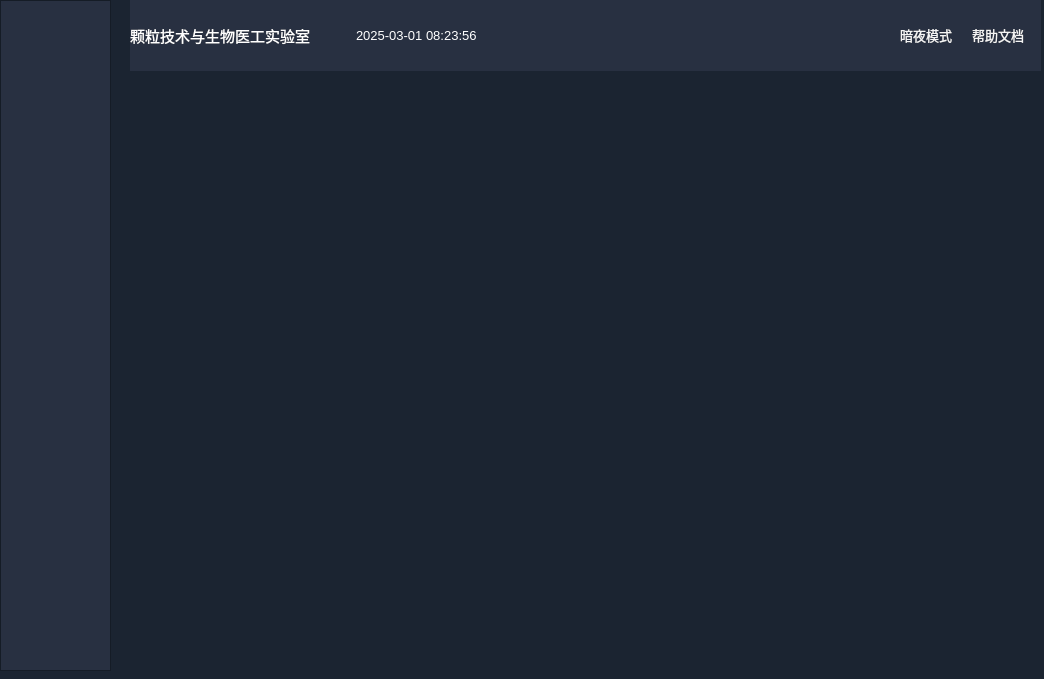
<?xml version="1.0" encoding="UTF-8"?>
<ui version="4.0">
 <class>mainWindow</class>
 <widget class="QWidget" name="mainWindow">
  <property name="enabled">
   <bool>true</bool>
  </property>
  <property name="geometry">
   <rect>
    <x>0</x>
    <y>0</y>
    <width>1044</width>
    <height>679</height>
   </rect>
  </property>
  <property name="font">
   <font>
    <pointsize>8</pointsize>
   </font>
  </property>
  <property name="windowTitle">
   <string>颗粒计数与生物医工实验室上位机</string>
  </property>
  <property name="styleSheet">
   <string notr="true">*{
color:white;
}
QWidget{
background:rgb(27,36,49)
}
QVBoxLayout{
border:none;
}
QGraphicsView{
border:1px solid white;
}
QPushButton:hover{
 background:rgb(27,36,49);
color:rgb(173, 173, 173);
}
QPushButton:pressed {
               background:rgb(0, 0, 0);
color:rgb(255, 255, 255);
            }
</string>
  </property>
  <widget class="QWidget" name="verticalLayoutWidget">
   <property name="geometry">
    <rect>
     <x>0</x>
     <y>0</y>
     <width>111</width>
     <height>671</height>
    </rect>
   </property>
   <layout class="QVBoxLayout" name="left_layout">
    <item>
     <widget class="QScrollArea" name="left_layout_scroll">
      <property name="styleSheet">
       <string notr="true">
QPushButton{
	color:rgb(245, 245, 245);
	padding:11px;
	background:rgb(40, 48,65);
border：none;
font-size:13px;
}</string>
      </property>
      <property name="horizontalScrollBarPolicy">
       <enum>Qt::ScrollBarAlwaysOff</enum>
      </property>
      <property name="widgetResizable">
       <bool>true</bool>
      </property>
      <widget class="QWidget" name="left_layout_scroll_widget">
       <property name="geometry">
        <rect>
         <x>0</x>
         <y>0</y>
         <width>107</width>
         <height>667</height>
        </rect>
       </property>
       <property name="styleSheet">
        <string notr="true">*{
background:rgb(40, 48,65);
border:none;
}
QPushButton:hover{
 background:rgb(27,36,49);
color:rgb(173, 173, 173);
}
QPushButton:pressed {
               background:rgb(0, 0, 0);
color:rgb(255, 255, 255);
            }

</string>
       </property>
       <widget class="QWidget" name="verticalLayoutWidget_5">
        <property name="geometry">
         <rect>
          <x>0</x>
          <y>0</y>
          <width>111</width>
          <height>671</height>
         </rect>
        </property>
        <layout class="QVBoxLayout" name="left_layout_scroll_widget_layout">
         <property name="spacing">
          <number>6</number>
         </property>
         <property name="sizeConstraint">
          <enum>QLayout::SetMinAndMaxSize</enum>
         </property>
        </layout>
       </widget>
      </widget>
     </widget>
    </item>
   </layout>
  </widget>
  <widget class="QWidget" name="horizontalLayoutWidget">
   <property name="geometry">
    <rect>
     <x>130</x>
     <y>0</y>
     <width>911</width>
     <height>71</height>
    </rect>
   </property>
   <layout class="QHBoxLayout" name="top_layout">
    <item>
     <widget class="QScrollArea" name="top_layout_scroll">
      <property name="styleSheet">
       <string notr="true">border:none;</string>
      </property>
      <property name="verticalScrollBarPolicy">
       <enum>Qt::ScrollBarAlwaysOff</enum>
      </property>
      <property name="widgetResizable">
       <bool>true</bool>
      </property>
      <widget class="QWidget" name="top_layout_scroll_content">
       <property name="geometry">
        <rect>
         <x>0</x>
         <y>0</y>
         <width>909</width>
         <height>69</height>
        </rect>
       </property>
       <property name="styleSheet">
        <string notr="true">*{
background:rgb(40, 48,65);
color:white;
}
QPushButton:hover{
 background:rgb(27,36,49);
color:rgb(173, 173, 173);
}
QPushButton:pressed {
               background:rgb(0, 0, 0);
color:rgb(255, 255, 255);
            }

</string>
       </property>
       <widget class="QWidget" name="horizontalLayoutWidget_2">
        <property name="geometry">
         <rect>
          <x>0</x>
          <y>0</y>
          <width>901</width>
          <height>71</height>
         </rect>
        </property>
        <layout class="QHBoxLayout" name="top_layout_scroll_content_layout">
         <item>
          <widget class="QPushButton" name="logolabel_btn">
           <property name="sizePolicy">
            <sizepolicy hsizetype="Minimum" vsizetype="Maximum">
             <horstretch>20</horstretch>
             <verstretch>21</verstretch>
            </sizepolicy>
           </property>
           <property name="baseSize">
            <size>
             <width>1</width>
             <height>0</height>
            </size>
           </property>
           <property name="font">
            <font>
             <pointsize>-1</pointsize>
             <bold>false</bold>
            </font>
           </property>
           <property name="styleSheet">
            <string notr="true">*{
color:white;
font-size:15px;
}</string>
           </property>
           <property name="text">
            <string>颗粒技术与生物医工实验室</string>
           </property>
           <property name="icon">
            <iconset resource="../resource/mainPage.qrc">
             <normaloff>:/images/mouse.png</normaloff>:/images/mouse.png</iconset>
           </property>
           <property name="iconSize">
            <size>
             <width>50</width>
             <height>50</height>
            </size>
           </property>
           <property name="autoDefault">
            <bool>false</bool>
           </property>
           <property name="default">
            <bool>false</bool>
           </property>
           <property name="flat">
            <bool>true</bool>
           </property>
          </widget>
         </item>
         <item>
          <spacer name="top_layout_spacer1">
           <property name="orientation">
            <enum>Qt::Horizontal</enum>
           </property>
           <property name="sizeHint" stdset="0">
            <size>
             <width>80</width>
             <height>20</height>
            </size>
           </property>
          </spacer>
         </item>
         <item>
          <widget class="QLabel" name="time_label">
           <property name="font">
            <font>
             <pointsize>10</pointsize>
            </font>
           </property>
           <property name="styleSheet">
            <string notr="true">color:white;</string>
           </property>
           <property name="text">
            <string>2025-03-01 08:23:56</string>
           </property>
          </widget>
         </item>
         <item>
          <spacer name="top_layout_spacer2">
           <property name="orientation">
            <enum>Qt::Horizontal</enum>
           </property>
           <property name="sizeType">
            <enum>QSizePolicy::Expanding</enum>
           </property>
           <property name="sizeHint" stdset="0">
            <size>
             <width>450</width>
             <height>20</height>
            </size>
           </property>
          </spacer>
         </item>
         <item>
          <widget class="QPushButton" name="mode_btn">
           <property name="sizePolicy">
            <sizepolicy hsizetype="Minimum" vsizetype="Maximum">
             <horstretch>20</horstretch>
             <verstretch>21</verstretch>
            </sizepolicy>
           </property>
           <property name="font">
            <font>
             <pointsize>-1</pointsize>
             <bold>false</bold>
            </font>
           </property>
           <property name="styleSheet">
            <string notr="true">QPushButton{
	color:rgb(245, 245, 245);
	padding:7px;
	background:rgb(40, 48,65);
border：none;
font-size:13px;
}</string>
           </property>
           <property name="text">
            <string>暗夜模式</string>
           </property>
           <property name="icon">
            <iconset resource="../resource/mainPage.qrc">
             <normaloff>:/icon/dark_mode_white.svg</normaloff>:/icon/dark_mode_white.svg</iconset>
           </property>
           <property name="iconSize">
            <size>
             <width>24</width>
             <height>24</height>
            </size>
           </property>
           <property name="autoDefault">
            <bool>false</bool>
           </property>
           <property name="default">
            <bool>false</bool>
           </property>
           <property name="flat">
            <bool>true</bool>
           </property>
          </widget>
         </item>
         <item>
          <widget class="QPushButton" name="help_btn">
           <property name="sizePolicy">
            <sizepolicy hsizetype="Minimum" vsizetype="Maximum">
             <horstretch>20</horstretch>
             <verstretch>21</verstretch>
            </sizepolicy>
           </property>
           <property name="font">
            <font>
             <pointsize>-1</pointsize>
             <bold>false</bold>
            </font>
           </property>
           <property name="styleSheet">
            <string notr="true">QPushButton{
	color:rgb(245, 245, 245);
	padding:7px;
	background:rgb(40, 48,65);
border：none;
font-size:13px;
}</string>
           </property>
           <property name="text">
            <string>帮助文档</string>
           </property>
           <property name="icon">
            <iconset resource="../resource/mainPage.qrc">
             <normaloff>:/icon/help_white.svg</normaloff>:/icon/help_white.svg</iconset>
           </property>
           <property name="iconSize">
            <size>
             <width>24</width>
             <height>24</height>
            </size>
           </property>
           <property name="autoDefault">
            <bool>false</bool>
           </property>
           <property name="default">
            <bool>false</bool>
           </property>
           <property name="flat">
            <bool>true</bool>
           </property>
          </widget>
         </item>
        </layout>
       </widget>
      </widget>
     </widget>
    </item>
   </layout>
  </widget>
 </widget>
 <resources>
  <include location="../resource/mainPage.qrc"/>
 </resources>
 <connections/>
</ui>
